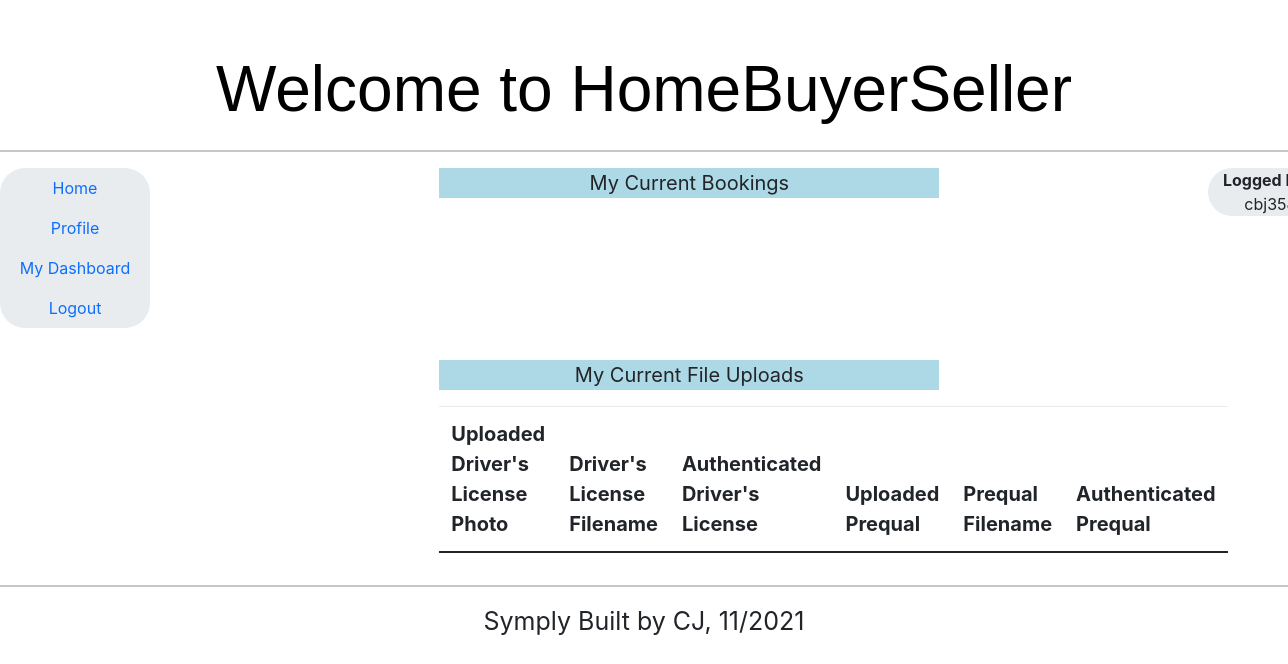
Before: /buyer_dashboard (signed in) with the older database file.
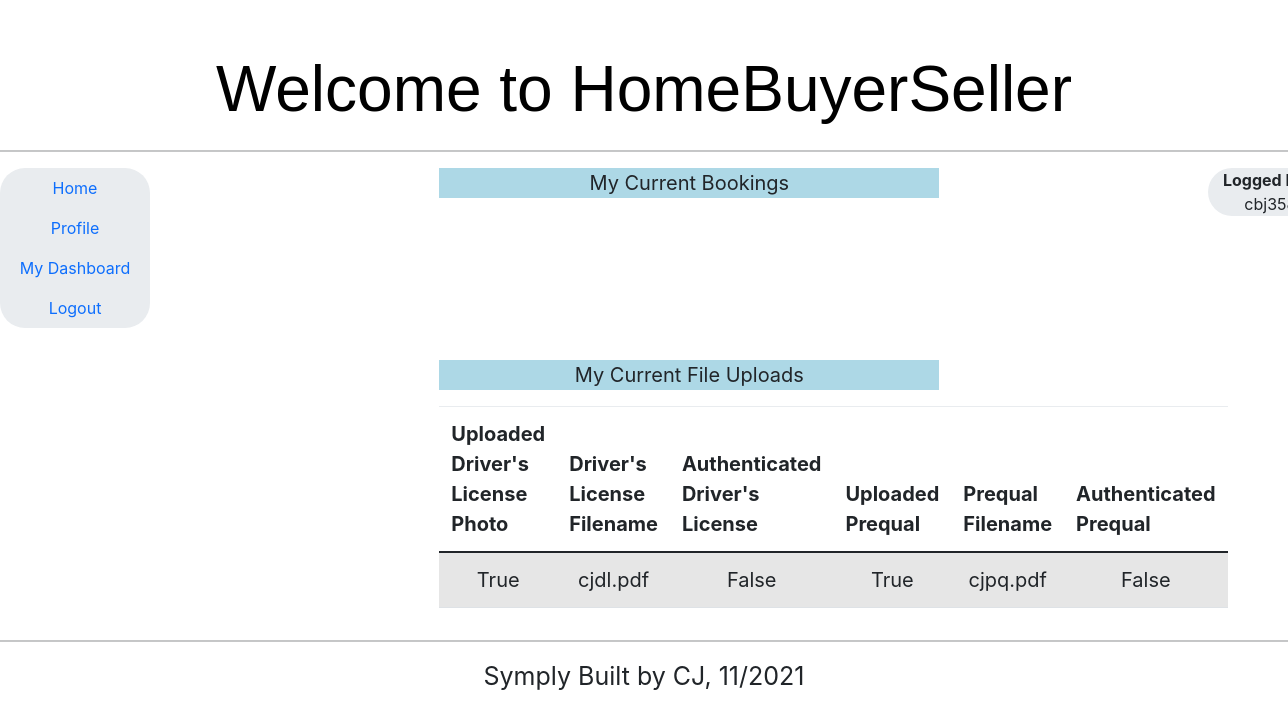
After: the same page with the newer database file.
### application.py (models this page shows)
    class FileUpload(db.Model):
        __tablename__ = 'checkfileupload'
        username = db.Column(db.String, primary_key=True)
        authenticateddriverslicense = db.Column(db.Boolean, default=False)
        uploadeddriverslicense = db.Column(db.Boolean, default=False)
        authenticatedprequal = db.Column(db.Boolean, default=False)
        uploadedprequal = db.Column(db.Boolean, default=False)
        prequalfilename = db.Column(db.String, default='')
        driverslicensefilename = db.Column(db.String, default='')

### application.py (the view)
    @application.route('/buyer_dashboard')
    @login_required
    def buyer_dashboard():
        buyer = current_user.username
        upload_data = FileUpload.query.filter(FileUpload.username == buyer)
        return render_template('buyer_dashboard.html', buyer=buyer, upload_data=upload_data)

### application.py (called while the page is built)
    @login_manager.user_loader
    def user_loader(user_id):
        return User.query.get(user_id)

### templates/buyer_dashboard.html (shortened to what this page needs)
{% extends "base3.html" %}
{% block currentbookings %}
<div><p style="background-color: lightblue;font-size: 20px; width: 500px; text-align: center;">My Current Bookings</p></div>
{% endblock %}
{% block currentfileuploads %}
<div><p style="background-color: lightblue;font-size: 20px; width: 500px; text-align: center;">My Current File Uploads</p></div>
<table id="file_uploads_table" class="table table-striped" style="font-size: 20px; width: 500px; text-align: center;">
    <thead>
      <tr>
        <th>Uploaded Driver's License Photo</th>
        <th>Driver's License Filename</th>
        <th>Authenticated Driver's License</th>
        <th>Uploaded Prequal</th>
        <th>Prequal Filename</th>
        <th>Authenticated Prequal</th>
      </tr>
    </thead>
    <tbody>
      {% for u in upload_data %}
        <tr>
          <td>{{ u.uploadeddriverslicense }}</td>
          <td>{{ u.driverslicensefilename }}</td>
          <td>{{ u.authenticateddriverslicense }}</td>
          <td>{{ u.uploadedprequal }}</td>
          <td>{{ u.prequalfilename }}</td>
          <td>{{ u.authenticatedprequal }}</td>
        </tr>
      {% endfor %}
    </tbody>
  </table>
{% endblock %}
{% block loggedin %}
<!DOCTYPE html>
<html lang="en">
  <head>
    <link href="{{ url_for('static', filename='bootstrap.min.css') }}" rel="stylesheet">
    <link href="{{ url_for('static', filename='narrow-jumbotron.css') }}" rel="stylesheet">
  </head>
  <body>
      <div>
        <p><b>Logged In as:</b> {{buyer}}</p>
      </div>
  </body>
</html>
{% endblock %}

Changed rows visible on the page:
added FileUpload: uploadeddriverslicense "True", driverslicensefilename "cjdl.pdf", authenticateddriverslicense "False", uploadedprequal "True", prequalfilename "cjpq.pdf", authenticatedprequal "False"
